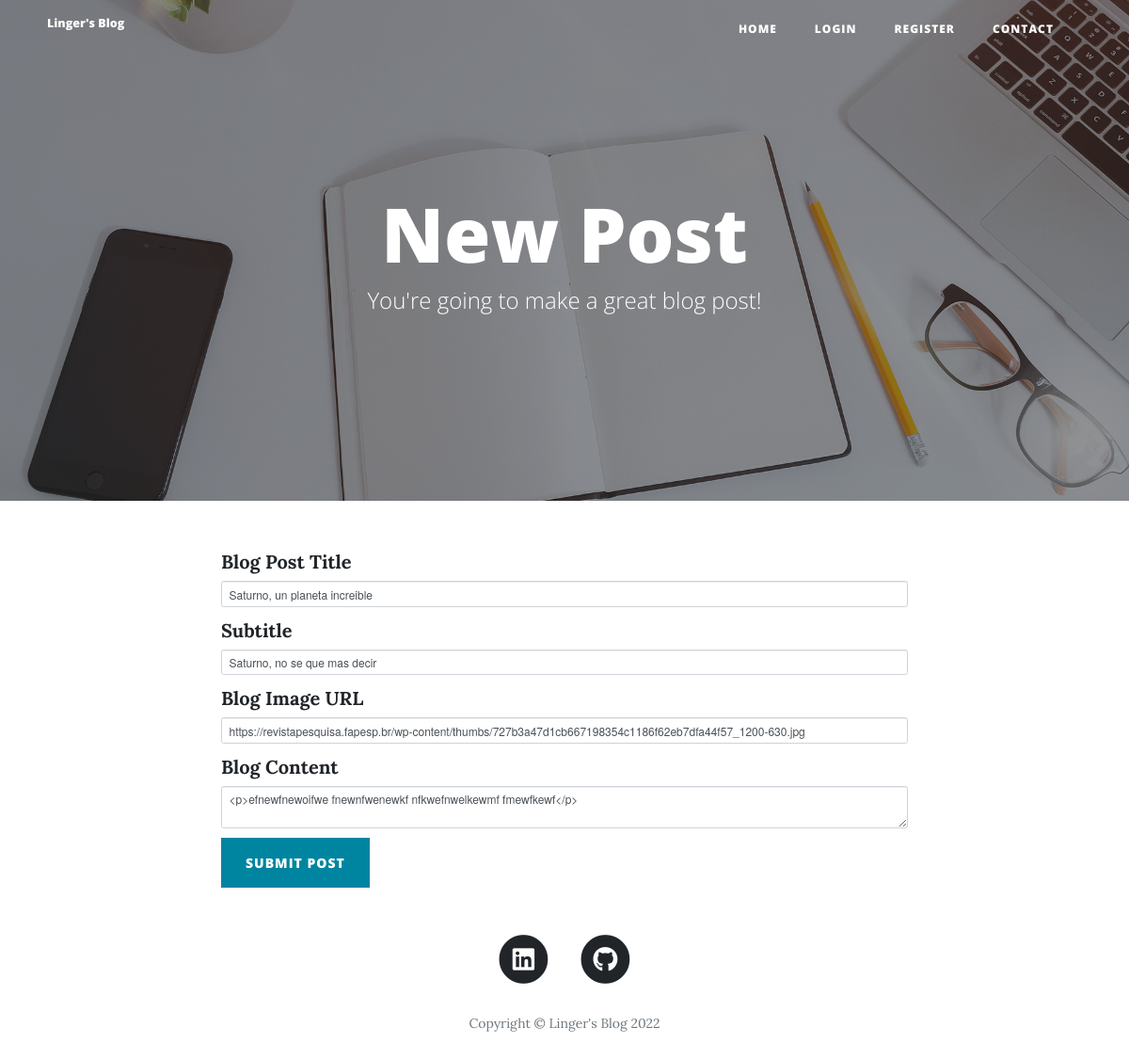
The page /edit-post/1 on the database its author committed.
### main.py (models this page shows)
class BlogPost(db.Model):
    __tablename__ = "blog_posts"
    id = db.Column(db.Integer, primary_key=True)
    title = db.Column(db.String(250), unique=True, nullable=False)
    subtitle = db.Column(db.String(250), nullable=False)
    date = db.Column(db.String(250), nullable=False)
    body = db.Column(db.Text, nullable=False)
    img_url = db.Column(db.String(250), nullable=False)
    user_id = db.Column(db.Integer, db.ForeignKey("User.id"))
    author = relationship("Users", back_populates="posts")
    post_comments = relationship("Comment", back_populates="parent_post")

### main.py (the view, shortened to what this page needs)
@login_required
@admin_only
@app.route("/edit-post/<int:post_id>", methods=["GET", "POST"])
def edit_post(post_id):
    post = BlogPost.query.get(post_id)
    edit_form = CreatePostForm(
        title=post.title,
        subtitle=post.subtitle,
        img_url=post.img_url,
        author=post.author,
        body=post.body
    )
    return render_template("make-post.html", form=edit_form, current_user=current_user)

### forms.py
class CreatePostForm(FlaskForm):
    title = StringField("Blog Post Title", validators=[DataRequired()])
    subtitle = StringField("Subtitle", validators=[DataRequired()])
    img_url = StringField("Blog Image URL", validators=[DataRequired(), URL()])
    body = CKEditorField("Blog Content", validators=[DataRequired()])
    submit = SubmitField("Submit Post")

### templates/make-post.html (shortened to what this page needs)
{% extends 'bootstrap/base.html' %}
{% import "bootstrap/wtf.html" as wtf %}
{% block content %}
{% include "header.html" %}
  <header class="masthead" style="background-image: url('{{ url_for('static', filename='img/edit-bg.jpg')}}')">
    <div class="overlay"></div>
    <div class="container">
      <div class="row">
        <div class="col-lg-8 col-md-10 mx-auto">
          <div class="page-heading">
            {% if is_edit: %}
            <h1>Edit Post</h1>
            {% else: %}
            <h1>New Post</h1>
            {% endif %}
            <span class="subheading">You're going to make a great blog post!</span>
          </div>
        </div>
      </div>
    </div>
  </header>
  <div class="container">
    <div class="row">
      <div class="col-lg-8 col-md-10 mx-auto">
        {{ wtf.quick_form(form, novalidate=True, button_map={"submit": "primary"}) }}
      </div>
    </div>
  </div>
{% include "footer.html" %}
{% endblock %}

### templates/header.html (shortened to what this page needs)
<!DOCTYPE html>
<html lang="en">
<head>
  <link href="{{ url_for('static', filename='vendor/bootstrap/css/bootstrap.min.css') }}" rel="stylesheet">
  <link href="{{ url_for('static', filename='vendor/fontawesome-free/css/all.min.css')}}" rel="stylesheet" type="text/css">
  <link href="{{ url_for('static', filename='css/clean-blog.min.css')}}" rel="stylesheet">
</head>
<body>
  <nav class="navbar navbar-expand-lg navbar-light fixed-top" id="mainNav">
    <div class="container">
      <a class="navbar-brand" href="{{url_for('get_all_posts')}}">Linger's Blog</a>
      <div class="collapse navbar-collapse" id="navbarResponsive">
        <ul class="navbar-nav ml-auto">
          <li class="nav-item">
            <a class="nav-link" href="{{ url_for('get_all_posts') }}">Home</a>
          </li>
          {% if not current_user.is_authenticated: %}
          <li class="nav-item">
            <a class="nav-link" href="{{ url_for('login') }}">Login</a>
          </li>
          <li class="nav-item">
            <a class="nav-link" href="{{ url_for('register') }}">Register</a>
          </li>
          {% endif %}
          <li class="nav-item">
            <a class="nav-link" href="{{ url_for('contact') }}">Contact</a>
          </li>
        </ul>
      </div>
    </div>
  </nav>

### templates/footer.html (shortened to what this page needs)
  <footer>
    <div class="container">
      <div class="row">
        <div class="col-lg-8 col-md-10 mx-auto">
          <ul class="list-inline text-center">
            <li class="list-inline-item">
              <a href="https://www.linkedin.com/in/linger-cuares-297548144/">
                <span class="fa-stack fa-lg">
                  <i class="fas fa-circle fa-stack-2x"></i>
                  <i class="fab fa-linkedin fa-stack-1x fa-inverse"></i>
                </span>
              </a>
            </li>
            <li class="list-inline-item">
              <a href="https://github.com/lingercuares">
                <span class="fa-stack fa-lg">
                  <i class="fas fa-circle fa-stack-2x"></i>
                  <i class="fab fa-github fa-stack-1x fa-inverse"></i>
                </span>
              </a>
            </li>
          </ul>
          <p class="copyright text-muted">Copyright &copy; Linger's Blog 2022</p>
        </div>
      </div>
    </div>
  </footer>
</body>
</html>

### rows shown on the page
BlogPost: title "Saturno, un planeta increible", subtitle "Saturno, no se que mas decir", img_url "https://revistapesquisa.fapesp.br/wp-content/thumbs/727b3a47d1cb667198354c1186f62eb7dfa44f57_1200-630.jpg", body "<p>efnewfnewoifwe fnewnfwenewkf nfkwefnwelkewmf fmewfkewf</p>"
